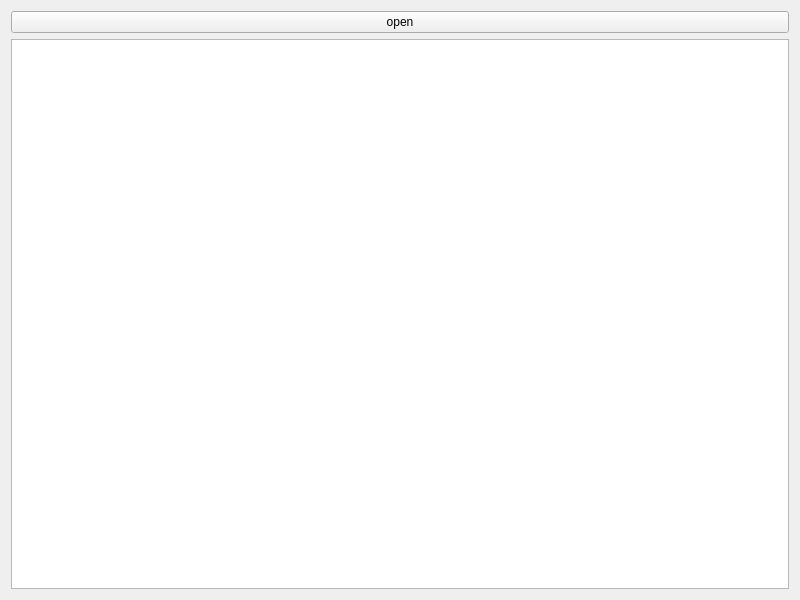
<?xml version="1.0" encoding="UTF-8"?>
<ui version="4.0">
 <class>Widget</class>
 <widget class="QWidget" name="Widget">
  <property name="geometry">
   <rect>
    <x>0</x>
    <y>0</y>
    <width>800</width>
    <height>600</height>
   </rect>
  </property>
  <property name="windowTitle">
   <string>Widget</string>
  </property>
  <layout class="QVBoxLayout" name="verticalLayout">
   <item>
    <widget class="QPushButton" name="pushButton">
     <property name="text">
      <string>open</string>
     </property>
    </widget>
   </item>
   <item>
    <widget class="QTextEdit" name="textEdit"/>
   </item>
  </layout>
 </widget>
 <resources/>
 <connections/>
</ui>
